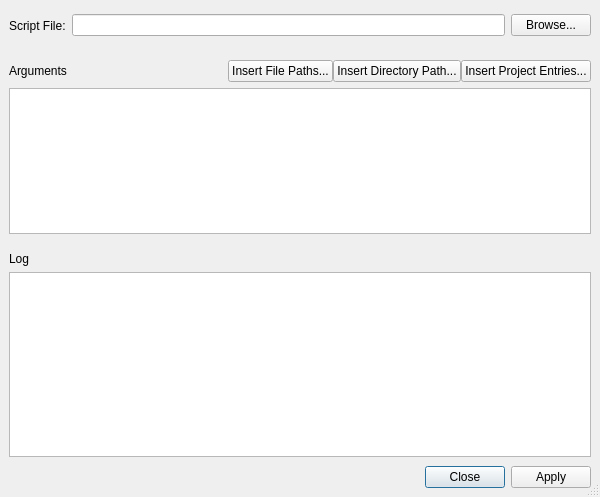
<?xml version="1.0" encoding="UTF-8"?>
<ui version="4.0">
 <class>ScriptRunnerDialog</class>
 <widget class="QDialog" name="ScriptRunnerDialog">
  <property name="geometry">
   <rect>
    <x>0</x>
    <y>0</y>
    <width>600</width>
    <height>497</height>
   </rect>
  </property>
  <property name="windowTitle">
   <string>Execute Script</string>
  </property>
  <property name="sizeGripEnabled">
   <bool>true</bool>
  </property>
  <property name="modal">
   <bool>true</bool>
  </property>
  <layout class="QGridLayout" name="gridLayout">
   <property name="leftMargin">
    <number>0</number>
   </property>
   <property name="topMargin">
    <number>0</number>
   </property>
   <property name="rightMargin">
    <number>0</number>
   </property>
   <property name="bottomMargin">
    <number>0</number>
   </property>
   <property name="spacing">
    <number>0</number>
   </property>
   <item row="3" column="0">
    <widget class="QWidget" name="widget_2" native="true">
     <layout class="QGridLayout" name="gridLayout_5">
      <property name="leftMargin">
       <number>9</number>
      </property>
      <property name="topMargin">
       <number>0</number>
      </property>
      <property name="rightMargin">
       <number>9</number>
      </property>
      <property name="bottomMargin">
       <number>9</number>
      </property>
      <item row="0" column="0">
       <widget class="QDialogButtonBox" name="buttonBox">
        <property name="standardButtons">
         <set>QDialogButtonBox::Apply|QDialogButtonBox::Close</set>
        </property>
       </widget>
      </item>
     </layout>
    </widget>
   </item>
   <item row="2" column="0">
    <widget class="QWidget" name="widgetLog" native="true">
     <property name="minimumSize">
      <size>
       <width>0</width>
       <height>200</height>
      </size>
     </property>
     <layout class="QGridLayout" name="gridLayout_3">
      <property name="leftMargin">
       <number>9</number>
      </property>
      <property name="topMargin">
       <number>9</number>
      </property>
      <property name="rightMargin">
       <number>9</number>
      </property>
      <property name="bottomMargin">
       <number>9</number>
      </property>
      <property name="verticalSpacing">
       <number>6</number>
      </property>
      <item row="0" column="0">
       <widget class="QLabel" name="labelLog">
        <property name="text">
         <string>Log</string>
        </property>
       </widget>
      </item>
      <item row="1" column="0">
       <widget class="QPlainTextEdit" name="textAreaLog">
        <property name="tabChangesFocus">
         <bool>true</bool>
        </property>
        <property name="undoRedoEnabled">
         <bool>false</bool>
        </property>
        <property name="lineWrapMode">
         <enum>QPlainTextEdit::NoWrap</enum>
        </property>
        <property name="readOnly">
         <bool>true</bool>
        </property>
        <property name="textInteractionFlags">
         <set>Qt::TextSelectableByKeyboard|Qt::TextSelectableByMouse</set>
        </property>
       </widget>
      </item>
     </layout>
    </widget>
   </item>
   <item row="0" column="0">
    <widget class="QWidget" name="widgetScriptFile" native="true">
     <property name="minimumSize">
      <size>
       <width>0</width>
       <height>51</height>
      </size>
     </property>
     <property name="maximumSize">
      <size>
       <width>16777215</width>
       <height>51</height>
      </size>
     </property>
     <layout class="QHBoxLayout" name="horizontalLayout_2">
      <property name="spacing">
       <number>6</number>
      </property>
      <property name="leftMargin">
       <number>9</number>
      </property>
      <property name="topMargin">
       <number>9</number>
      </property>
      <property name="rightMargin">
       <number>9</number>
      </property>
      <property name="bottomMargin">
       <number>9</number>
      </property>
      <item>
       <widget class="QLabel" name="labelScriptFile">
        <property name="text">
         <string>Script File:</string>
        </property>
       </widget>
      </item>
      <item>
       <widget class="QLineEdit" name="editScriptFile"/>
      </item>
      <item>
       <widget class="QPushButton" name="buttonBrowse">
        <property name="text">
         <string>Browse...</string>
        </property>
        <property name="flat">
         <bool>false</bool>
        </property>
       </widget>
      </item>
     </layout>
    </widget>
   </item>
   <item row="1" column="0">
    <widget class="QWidget" name="widgetArguments" native="true">
     <property name="minimumSize">
      <size>
       <width>0</width>
       <height>0</height>
      </size>
     </property>
     <property name="maximumSize">
      <size>
       <width>16777215</width>
       <height>200</height>
      </size>
     </property>
     <layout class="QGridLayout" name="gridLayout_2">
      <property name="leftMargin">
       <number>9</number>
      </property>
      <property name="topMargin">
       <number>9</number>
      </property>
      <property name="rightMargin">
       <number>9</number>
      </property>
      <property name="bottomMargin">
       <number>9</number>
      </property>
      <property name="verticalSpacing">
       <number>6</number>
      </property>
      <item row="1" column="0">
       <widget class="QPlainTextEdit" name="editArguments">
        <property name="maximumSize">
         <size>
          <width>16777215</width>
          <height>16777215</height>
         </size>
        </property>
        <property name="tabChangesFocus">
         <bool>true</bool>
        </property>
        <property name="lineWrapMode">
         <enum>QPlainTextEdit::NoWrap</enum>
        </property>
       </widget>
      </item>
      <item row="0" column="0">
       <widget class="QWidget" name="widget" native="true">
        <layout class="QGridLayout" name="gridLayout_4">
         <property name="leftMargin">
          <number>0</number>
         </property>
         <property name="topMargin">
          <number>0</number>
         </property>
         <property name="rightMargin">
          <number>0</number>
         </property>
         <property name="bottomMargin">
          <number>0</number>
         </property>
         <property name="spacing">
          <number>0</number>
         </property>
         <item row="0" column="1">
          <widget class="QPushButton" name="btnInsertFilePath">
           <property name="maximumSize">
            <size>
             <width>16777215</width>
             <height>16777215</height>
            </size>
           </property>
           <property name="text">
            <string>Insert File Paths...</string>
           </property>
          </widget>
         </item>
         <item row="0" column="0">
          <widget class="QLabel" name="labelArguments">
           <property name="sizePolicy">
            <sizepolicy hsizetype="MinimumExpanding" vsizetype="Preferred">
             <horstretch>0</horstretch>
             <verstretch>0</verstretch>
            </sizepolicy>
           </property>
           <property name="text">
            <string>Arguments</string>
           </property>
          </widget>
         </item>
         <item row="0" column="2">
          <widget class="QPushButton" name="btnInsertDirectoryPath">
           <property name="maximumSize">
            <size>
             <width>16777215</width>
             <height>16777215</height>
            </size>
           </property>
           <property name="text">
            <string>Insert Directory Path...</string>
           </property>
          </widget>
         </item>
         <item row="0" column="3">
          <widget class="QPushButton" name="btnInsertProjectItem">
           <property name="text">
            <string>Insert Project Entries...</string>
           </property>
          </widget>
         </item>
        </layout>
       </widget>
      </item>
     </layout>
    </widget>
   </item>
  </layout>
 </widget>
 <tabstops>
  <tabstop>editScriptFile</tabstop>
  <tabstop>buttonBrowse</tabstop>
  <tabstop>editArguments</tabstop>
  <tabstop>btnInsertFilePath</tabstop>
  <tabstop>btnInsertDirectoryPath</tabstop>
  <tabstop>btnInsertProjectItem</tabstop>
  <tabstop>textAreaLog</tabstop>
 </tabstops>
 <resources/>
 <connections/>
</ui>
